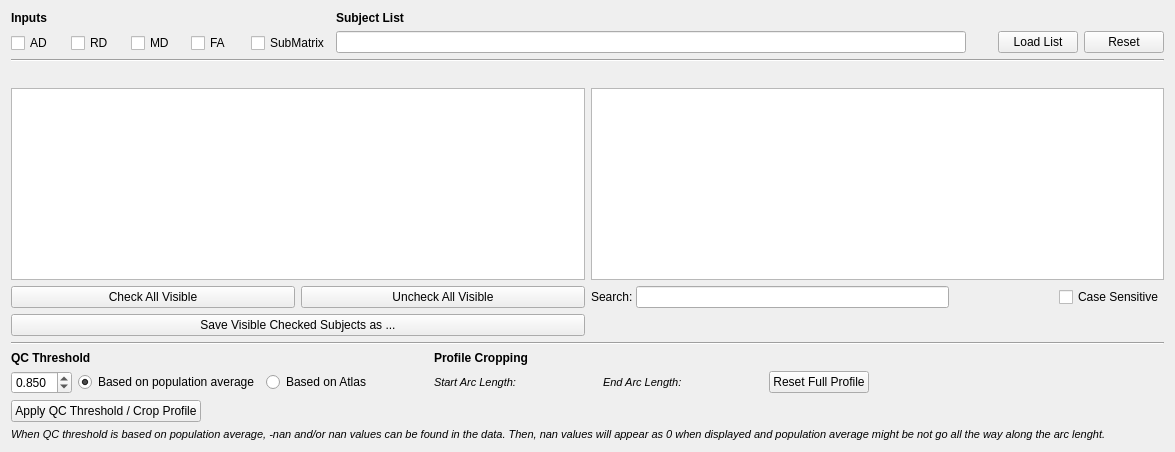
      <widget class="QWidget" name="subjectTab">
       <attribute name="title">
        <string>Subjects</string>
       </attribute>
       <layout class="QGridLayout" name="gridLayout_5">
        <item row="0" column="0">
         <layout class="QGridLayout" name="subjectTab_inputAvailable_gridLayout">
          <item row="0" column="0">
           <widget class="QLabel" name="subjectTab_inputAvailable_label">
            <property name="sizePolicy">
             <sizepolicy hsizetype="Preferred" vsizetype="Preferred">
              <horstretch>0</horstretch>
              <verstretch>0</verstretch>
             </sizepolicy>
            </property>
            <property name="text">
             <string>&lt;html&gt;&lt;head/&gt;&lt;body&gt;&lt;p&gt;&lt;span style=&quot; font-weight:600;&quot;&gt;Inputs&lt;/span&gt;&lt;/p&gt;&lt;/body&gt;&lt;/html&gt;</string>
            </property>
            <property name="alignment">
             <set>Qt::AlignLeading|Qt::AlignLeft|Qt::AlignTop</set>
            </property>
           </widget>
          </item>
          <item row="1" column="0">
           <widget class="QCheckBox" name="para_subjectTab_adFile_checkBox">
            <property name="sizePolicy">
             <sizepolicy hsizetype="Preferred" vsizetype="Fixed">
              <horstretch>0</horstretch>
              <verstretch>0</verstretch>
             </sizepolicy>
            </property>
            <property name="minimumSize">
             <size>
              <width>54</width>
              <height>0</height>
             </size>
            </property>
            <property name="text">
             <string>AD </string>
            </property>
           </widget>
          </item>
          <item row="1" column="4">
           <widget class="QCheckBox" name="para_subjectTab_subMatrixFile_checkBox">
            <property name="sizePolicy">
             <sizepolicy hsizetype="Preferred" vsizetype="Fixed">
              <horstretch>0</horstretch>
              <verstretch>0</verstretch>
             </sizepolicy>
            </property>
            <property name="text">
             <string>SubMatrix</string>
            </property>
           </widget>
          </item>
          <item row="1" column="2">
           <widget class="QCheckBox" name="para_subjectTab_mdFile_checkBox">
            <property name="sizePolicy">
             <sizepolicy hsizetype="Preferred" vsizetype="Fixed">
              <horstretch>0</horstretch>
              <verstretch>0</verstretch>
             </sizepolicy>
            </property>
            <property name="minimumSize">
             <size>
              <width>54</width>
              <height>0</height>
             </size>
            </property>
            <property name="text">
             <string>MD </string>
            </property>
           </widget>
          </item>
          <item row="1" column="1">
           <widget class="QCheckBox" name="para_subjectTab_rdFile_checkBox">
            <property name="sizePolicy">
             <sizepolicy hsizetype="Preferred" vsizetype="Fixed">
              <horstretch>0</horstretch>
              <verstretch>0</verstretch>
             </sizepolicy>
            </property>
            <property name="minimumSize">
             <size>
              <width>54</width>
              <height>0</height>
             </size>
            </property>
            <property name="text">
             <string>RD </string>
            </property>
           </widget>
          </item>
          <item row="1" column="3">
           <widget class="QCheckBox" name="para_subjectTab_faFile_checkBox">
            <property name="sizePolicy">
             <sizepolicy hsizetype="Preferred" vsizetype="Fixed">
              <horstretch>0</horstretch>
              <verstretch>0</verstretch>
             </sizepolicy>
            </property>
            <property name="minimumSize">
             <size>
              <width>54</width>
              <height>0</height>
             </size>
            </property>
            <property name="text">
             <string>FA </string>
            </property>
           </widget>
          </item>
         </layout>
        </item>
        <item row="0" column="1">
         <layout class="QGridLayout" name="subjectTab_subjectFile_gridLayout">
          <item row="0" column="0">
           <widget class="QLabel" name="subjectTab_subjectFile_label">
            <property name="text">
             <string>&lt;html&gt;&lt;head/&gt;&lt;body&gt;&lt;p&gt;&lt;span style=&quot; font-weight:600;&quot;&gt;Subject List&lt;/span&gt;&lt;/p&gt;&lt;/body&gt;&lt;/html&gt;</string>
            </property>
           </widget>
          </item>
          <item row="1" column="1">
           <widget class="QLabel" name="subjectTab_iconLoadSubjectFile_label">
            <property name="sizePolicy">
             <sizepolicy hsizetype="Fixed" vsizetype="Preferred">
              <horstretch>0</horstretch>
              <verstretch>0</verstretch>
             </sizepolicy>
            </property>
            <property name="minimumSize">
             <size>
              <width>20</width>
              <height>0</height>
             </size>
            </property>
            <property name="text">
             <string/>
            </property>
           </widget>
          </item>
          <item row="1" column="0">
           <widget class="QLineEdit" name="para_subjectTab_subjectFile_lineEdit">
            <property name="sizePolicy">
             <sizepolicy hsizetype="Expanding" vsizetype="Fixed">
              <horstretch>0</horstretch>
              <verstretch>0</verstretch>
             </sizepolicy>
            </property>
            <property name="minimumSize">
             <size>
              <width>630</width>
              <height>0</height>
             </size>
            </property>
           </widget>
          </item>
          <item row="1" column="2">
           <widget class="QPushButton" name="subjectTab_loadSubjectFile_PushButton">
            <property name="sizePolicy">
             <sizepolicy hsizetype="Fixed" vsizetype="Fixed">
              <horstretch>0</horstretch>
              <verstretch>0</verstretch>
             </sizepolicy>
            </property>
            <property name="text">
             <string>Load List</string>
            </property>
           </widget>
          </item>
          <item row="1" column="3">
           <widget class="QPushButton" name="subjectTab_resetSubjectFile_pushButton">
            <property name="sizePolicy">
             <sizepolicy hsizetype="Fixed" vsizetype="Fixed">
              <horstretch>0</horstretch>
              <verstretch>0</verstretch>
             </sizepolicy>
            </property>
            <property name="text">
             <string>Reset</string>
            </property>
           </widget>
          </item>
         </layout>
        </item>
        <item row="1" column="0" colspan="2">
         <widget class="Line" name="subjectTab_line">
          <property name="orientation">
           <enum>Qt::Horizontal</enum>
          </property>
         </widget>
        </item>
        <item row="2" column="0" colspan="2">
         <widget class="QWidget" name="subjectTab_subjectsList_widget" native="true">
          <property name="sizePolicy">
           <sizepolicy hsizetype="Expanding" vsizetype="Expanding">
            <horstretch>0</horstretch>
            <verstretch>0</verstretch>
           </sizepolicy>
          </property>
          <layout class="QVBoxLayout" name="verticalLayout_5">
           <property name="margin">
            <number>0</number>
           </property>
           <item>
            <layout class="QGridLayout" name="subjectTab_subjects_gridLayout">
             <item row="2" column="1">
              <widget class="QPushButton" name="subjectTab_unCheckAllVisible_pushButton">
               <property name="sizePolicy">
                <sizepolicy hsizetype="Preferred" vsizetype="Fixed">
                 <horstretch>0</horstretch>
                 <verstretch>0</verstretch>
                </sizepolicy>
               </property>
               <property name="text">
                <string>Uncheck All Visible</string>
               </property>
              </widget>
             </item>
             <item row="0" column="0">
              <widget class="QLabel" name="subjectTab_checkedSubjectsInformation_label">
               <property name="sizePolicy">
                <sizepolicy hsizetype="Preferred" vsizetype="Fixed">
                 <horstretch>0</horstretch>
                 <verstretch>0</verstretch>
                </sizepolicy>
               </property>
               <property name="minimumSize">
                <size>
                 <width>0</width>
                 <height>0</height>
                </size>
               </property>
               <property name="text">
                <string/>
               </property>
              </widget>
             </item>
             <item row="0" column="1">
              <widget class="QLabel" name="subjectTab_matchedSubjectsInformation_label">
               <property name="sizePolicy">
                <sizepolicy hsizetype="Preferred" vsizetype="Fixed">
                 <horstretch>0</horstretch>
                 <verstretch>0</verstretch>
                </sizepolicy>
               </property>
               <property name="text">
                <string/>
               </property>
               <property name="alignment">
                <set>Qt::AlignRight|Qt::AlignTop|Qt::AlignTrailing</set>
               </property>
              </widget>
             </item>
             <item row="1" column="0" colspan="4">
              <layout class="QHBoxLayout" name="subjectTab_subjectDisplay_horizontalLayout">
               <item>
                <widget class="QListWidget" name="subjectTab_matchedSubjectsInformation_listWidget">
                 <property name="sizePolicy">
                  <sizepolicy hsizetype="Expanding" vsizetype="Expanding">
                   <horstretch>0</horstretch>
                   <verstretch>0</verstretch>
                  </sizepolicy>
                 </property>
                 <property name="minimumSize">
                  <size>
                   <width>0</width>
                   <height>0</height>
                  </size>
                 </property>
                 <property name="baseSize">
                  <size>
                   <width>0</width>
                   <height>0</height>
                  </size>
                 </property>
                </widget>
               </item>
               <item>
                <widget class="QListWidget" name="subjectTab_unmatchedSubjectsInformation_listWidget">
                 <property name="sizePolicy">
                  <sizepolicy hsizetype="Expanding" vsizetype="Expanding">
                   <horstretch>0</horstretch>
                   <verstretch>0</verstretch>
                  </sizepolicy>
                 </property>
                </widget>
               </item>
              </layout>
             </item>
             <item row="2" column="0">
              <widget class="QPushButton" name="subjectTab_checkAllVisible_pushButton">
               <property name="sizePolicy">
                <sizepolicy hsizetype="Preferred" vsizetype="Fixed">
                 <horstretch>0</horstretch>
                 <verstretch>0</verstretch>
                </sizepolicy>
               </property>
               <property name="text">
                <string>Check All Visible</string>
               </property>
              </widget>
             </item>
             <item row="0" column="3">
              <widget class="QLabel" name="subjectTab_unmatchedSubjectsInformation_label">
               <property name="sizePolicy">
                <sizepolicy hsizetype="Preferred" vsizetype="Fixed">
                 <horstretch>0</horstretch>
                 <verstretch>0</verstretch>
                </sizepolicy>
               </property>
               <property name="text">
                <string/>
               </property>
               <property name="alignment">
                <set>Qt::AlignRight|Qt::AlignTrailing|Qt::AlignVCenter</set>
               </property>
              </widget>
             </item>
             <item row="3" column="0" colspan="2">
              <widget class="QPushButton" name="subjectTab_saveCheckedSubjects_pushButton">
               <property name="sizePolicy">
                <sizepolicy hsizetype="Preferred" vsizetype="Fixed">
                 <horstretch>0</horstretch>
                 <verstretch>0</verstretch>
                </sizepolicy>
               </property>
               <property name="text">
                <string>Save Visible Checked Subjects as ...</string>
               </property>
              </widget>
             </item>
             <item row="2" column="2" colspan="2">
              <layout class="QHBoxLayout" name="subjectTab_search_horizontalLayout">
               <property name="spacing">
                <number>0</number>
               </property>
               <item>
                <widget class="QLabel" name="subjectTab_search_label">
                 <property name="sizePolicy">
                  <sizepolicy hsizetype="Fixed" vsizetype="Maximum">
                   <horstretch>0</horstretch>
                   <verstretch>0</verstretch>
                  </sizepolicy>
                 </property>
                 <property name="text">
                  <string>Search: </string>
                 </property>
                </widget>
               </item>
               <item>
                <widget class="QLineEdit" name="subjectTab_search_lineEdit">
                 <property name="sizePolicy">
                  <sizepolicy hsizetype="Preferred" vsizetype="Fixed">
                   <horstretch>0</horstretch>
                   <verstretch>0</verstretch>
                  </sizepolicy>
                 </property>
                </widget>
               </item>
               <item>
                <widget class="QLabel" name="subjectTab_nbrFound_label">
                 <property name="sizePolicy">
                  <sizepolicy hsizetype="Fixed" vsizetype="Preferred">
                   <horstretch>0</horstretch>
                   <verstretch>0</verstretch>
                  </sizepolicy>
                 </property>
                 <property name="minimumSize">
                  <size>
                   <width>110</width>
                   <height>0</height>
                  </size>
                 </property>
                 <property name="text">
                  <string/>
                 </property>
                 <property name="alignment">
                  <set>Qt::AlignCenter</set>
                 </property>
                 <property name="margin">
                  <number>1</number>
                 </property>
                </widget>
               </item>
               <item>
                <widget class="QCheckBox" name="subjectTab_caseSensitive_checkBox">
                 <property name="sizePolicy">
                  <sizepolicy hsizetype="Fixed" vsizetype="Fixed">
                   <horstretch>0</horstretch>
                   <verstretch>0</verstretch>
                  </sizepolicy>
                 </property>
                 <property name="text">
                  <string>Case Sensitive</string>
                 </property>
                 <property name="checked">
                  <bool>false</bool>
                 </property>
                </widget>
               </item>
              </layout>
             </item>
            </layout>
           </item>
          </layout>
         </widget>
        </item>
        <item row="3" column="0" colspan="2">
         <widget class="Line" name="subjectTab_line_2">
          <property name="orientation">
           <enum>Qt::Horizontal</enum>
          </property>
         </widget>
        </item>
        <item row="4" column="0" colspan="2">
         <widget class="QWidget" name="subjectTab_qcThreshold_widget" native="true">
          <property name="sizePolicy">
           <sizepolicy hsizetype="Preferred" vsizetype="Preferred">
            <horstretch>0</horstretch>
            <verstretch>0</verstretch>
           </sizepolicy>
          </property>
          <property name="minimumSize">
           <size>
            <width>0</width>
            <height>0</height>
           </size>
          </property>
          <layout class="QVBoxLayout" name="verticalLayout_2">
           <property name="margin">
            <number>0</number>
           </property>
           <item>
            <layout class="QGridLayout" name="gridLayout_3">
             <item row="0" column="0" colspan="2">
              <widget class="QLabel" name="subjectTab_qcThreshold_label">
               <property name="sizePolicy">
                <sizepolicy hsizetype="Preferred" vsizetype="Preferred">
                 <horstretch>0</horstretch>
                 <verstretch>0</verstretch>
                </sizepolicy>
               </property>
               <property name="text">
                <string>&lt;html&gt;&lt;head/&gt;&lt;body&gt;&lt;p&gt;&lt;span style=&quot; font-weight:600;&quot;&gt;QC Threshold&lt;/span&gt;&lt;/p&gt;&lt;/body&gt;&lt;/html&gt;</string>
               </property>
              </widget>
             </item>
             <item row="0" column="4" colspan="2">
              <widget class="QLabel" name="subjectTab_profileCropping_label">
               <property name="text">
                <string>&lt;html&gt;&lt;head/&gt;&lt;body&gt;&lt;p&gt;&lt;span style=&quot; font-weight:600;&quot;&gt;Profile Cropping&lt;/span&gt;&lt;/p&gt;&lt;/body&gt;&lt;/html&gt;</string>
               </property>
              </widget>
             </item>
             <item row="1" column="0">
              <widget class="QDoubleSpinBox" name="para_subjectTab_qcThreshold_doubleSpinBox">
               <property name="sizePolicy">
                <sizepolicy hsizetype="Fixed" vsizetype="Fixed">
                 <horstretch>0</horstretch>
                 <verstretch>0</verstretch>
                </sizepolicy>
               </property>
               <property name="decimals">
                <number>3</number>
               </property>
               <property name="minimum">
                <double>-1.000000000000000</double>
               </property>
               <property name="maximum">
                <double>1.000000000000000</double>
               </property>
               <property name="singleStep">
                <double>0.010000000000000</double>
               </property>
               <property name="value">
                <double>0.850000000000000</double>
               </property>
              </widget>
             </item>
             <item row="1" column="1">
              <widget class="QRadioButton" name="para_subjectTab_qcThresoldOnPopulation_radioButton">
               <property name="sizePolicy">
                <sizepolicy hsizetype="Fixed" vsizetype="Fixed">
                 <horstretch>0</horstretch>
                 <verstretch>0</verstretch>
                </sizepolicy>
               </property>
               <property name="text">
                <string>Based on population average</string>
               </property>
               <property name="checked">
                <bool>true</bool>
               </property>
              </widget>
             </item>
             <item row="1" column="2">
              <widget class="QRadioButton" name="para_subjectTab_qcThresoldOnAtlas_radioButton">
               <property name="sizePolicy">
                <sizepolicy hsizetype="Fixed" vsizetype="Fixed">
                 <horstretch>0</horstretch>
                 <verstretch>0</verstretch>
                </sizepolicy>
               </property>
               <property name="text">
                <string>Based on Atlas</string>
               </property>
              </widget>
             </item>
             <item row="1" column="3">
              <spacer name="subjectTab_qcThreshold_horizontalSpacer">
               <property name="orientation">
                <enum>Qt::Horizontal</enum>
               </property>
               <property name="sizeType">
                <enum>QSizePolicy::Fixed</enum>
               </property>
               <property name="sizeHint" stdset="0">
                <size>
                 <width>50</width>
                 <height>20</height>
                </size>
               </property>
              </spacer>
             </item>
             <item row="1" column="4">
              <widget class="QLabel" name="subjectTab_startArcLength_label">
               <property name="sizePolicy">
                <sizepolicy hsizetype="Fixed" vsizetype="Preferred">
                 <horstretch>0</horstretch>
                 <verstretch>0</verstretch>
                </sizepolicy>
               </property>
               <property name="text">
                <string>&lt;html&gt;&lt;head/&gt;&lt;body&gt;&lt;p&gt;&lt;span style=&quot; font-size:8pt; font-style:italic;&quot;&gt;Start Arc Length:&lt;/span&gt;&lt;/p&gt;&lt;/body&gt;&lt;/html&gt;</string>
               </property>
              </widget>
             </item>
             <item row="1" column="5">
              <widget class="QLabel" name="para_subjectTab_startArcLength_value_label">
               <property name="sizePolicy">
                <sizepolicy hsizetype="Fixed" vsizetype="Preferred">
                 <horstretch>0</horstretch>
                 <verstretch>0</verstretch>
                </sizepolicy>
               </property>
               <property name="minimumSize">
                <size>
                 <width>75</width>
                 <height>0</height>
                </size>
               </property>
               <property name="text">
                <string/>
               </property>
              </widget>
             </item>
             <item row="1" column="6">
              <widget class="QLabel" name="subjectTab_endArcLength_label">
               <property name="sizePolicy">
                <sizepolicy hsizetype="Fixed" vsizetype="Preferred">
                 <horstretch>0</horstretch>
                 <verstretch>0</verstretch>
                </sizepolicy>
               </property>
               <property name="text">
                <string>&lt;html&gt;&lt;head/&gt;&lt;body&gt;&lt;p&gt;&lt;span style=&quot; font-size:8pt; font-style:italic;&quot;&gt;End Arc Length:&lt;/span&gt;&lt;/p&gt;&lt;/body&gt;&lt;/html&gt;</string>
               </property>
              </widget>
             </item>
             <item row="1" column="7">
              <widget class="QLabel" name="para_subjectTab_endArcLength_value_label">
               <property name="sizePolicy">
                <sizepolicy hsizetype="Fixed" vsizetype="Preferred">
                 <horstretch>0</horstretch>
                 <verstretch>0</verstretch>
                </sizepolicy>
               </property>
               <property name="minimumSize">
                <size>
                 <width>75</width>
                 <height>0</height>
                </size>
               </property>
               <property name="maximumSize">
                <size>
                 <width>16777215</width>
                 <height>16777215</height>
                </size>
               </property>
               <property name="text">
                <string/>
               </property>
              </widget>
             </item>
             <item row="1" column="8">
              <widget class="QPushButton" name="subjectTab_resetProfileCropping_pushButton">
               <property name="sizePolicy">
                <sizepolicy hsizetype="Fixed" vsizetype="Fixed">
                 <horstretch>0</horstretch>
                 <verstretch>0</verstretch>
                </sizepolicy>
               </property>
               <property name="text">
                <string>Reset Full Profile</string>
               </property>
              </widget>
             </item>
             <item row="1" column="9">
              <spacer name="subjectTab_profileCropping_horizontalSpacer">
               <property name="orientation">
                <enum>Qt::Horizontal</enum>
               </property>
               <property name="sizeType">
                <enum>QSizePolicy::Expanding</enum>
               </property>
               <property name="sizeHint" stdset="0">
                <size>
                 <width>80</width>
                 <height>20</height>
                </size>
               </property>
              </spacer>
             </item>
             <item row="2" column="0" colspan="2">
              <widget class="QPushButton" name="subjectTab_applyQCThreshold_pushButton">
               <property name="sizePolicy">
                <sizepolicy hsizetype="Fixed" vsizetype="Fixed">
                 <horstretch>0</horstretch>
                 <verstretch>0</verstretch>
                </sizepolicy>
               </property>
               <property name="text">
                <string>Apply QC Threshold / Crop Profile</string>
               </property>
              </widget>
             </item>
             <item row="3" column="0" colspan="10">
              <widget class="QLabel" name="subjectTab_qcThreshold_nanInfo_label">
               <property name="text">
                <string>&lt;html&gt;&lt;head/&gt;&lt;body&gt;&lt;p&gt;&lt;span style=&quot; font-size:8pt; font-style:italic;&quot;&gt;When QC threshold is based on population average, -nan and/or nan values can be found in the data. Then, nan values will appear as 0 when displayed and population average might be not go all the way along the arc lenght.&lt;/span&gt;&lt;/p&gt;&lt;/body&gt;&lt;/html&gt;</string>
               </property>
              </widget>
             </item>
            </layout>
           </item>
          </layout>
         </widget>
        </item>
       </layout>
      </widget>
